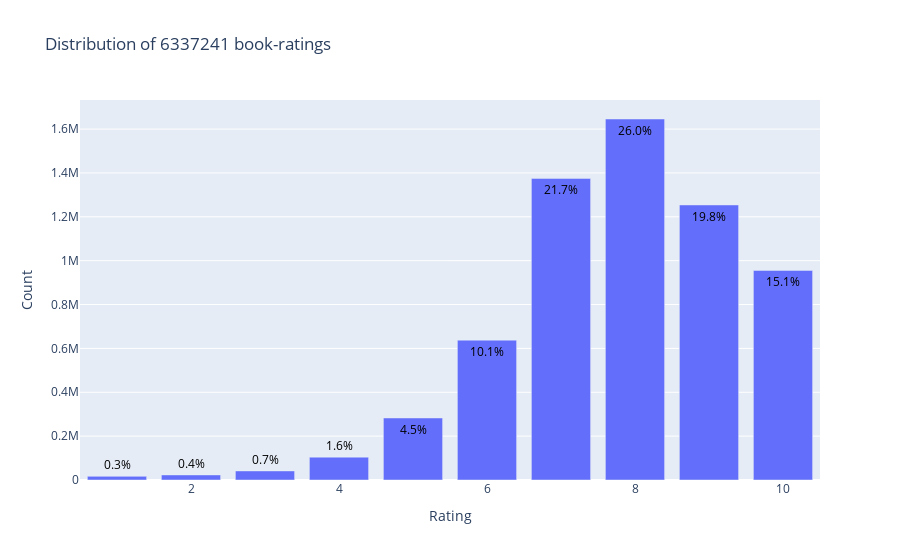

The notebook cell saved with this chart:
### Code cell
# Dstribution of rating
rate_redu_rate = rate_redu.rating.value_counts().sort_index()

trace = go.Bar(x=rate_redu_rate.index,
              text=['{:.1f}%'.format(val) for val in (rate_redu_rate.values/rate_redu.shape[0]*100)],
              textposition='auto',
              textfont=dict(color='#000000'),
              y=rate_redu_rate.values)

# Create layout
layout = dict(title='Distribution of {} book-ratings'.format(rate_redu.shape[0]),
             xaxis = dict(title='Rating'),
             yaxis = dict(title='Count'))

# Create plot
fig = go.Figure(data=[trace], layout=layout)
iplot(fig)

### Figure 1 — Plotly figure (JSON) as saved in the notebook; plotly's stock layout.template omitted (floating-point values rounded to 4 significant figures)
{"data": [{"text": ["0.3%", "0.4%", "0.7%", "1.6%", "4.5%", "10.1%", "21.7%", "26.0%", "19.8%", "15.1%"], "textfont": {"color": "#000000"}, "textposition": "auto", "type": "bar", "x": [1, 2, 3, 4, 5, 6, 7, 8, 9, 10], "y": [16649, 23150, 41453, 104291, 282806, 637775, 1375287, 1646019, 1254096, 955715]}], "layout": {"title": {"text": "Distribution of 6337241 book-ratings"}, "xaxis": {"title": {"text": "Rating"}}, "yaxis": {"title": {"text": "Count"}}}}
